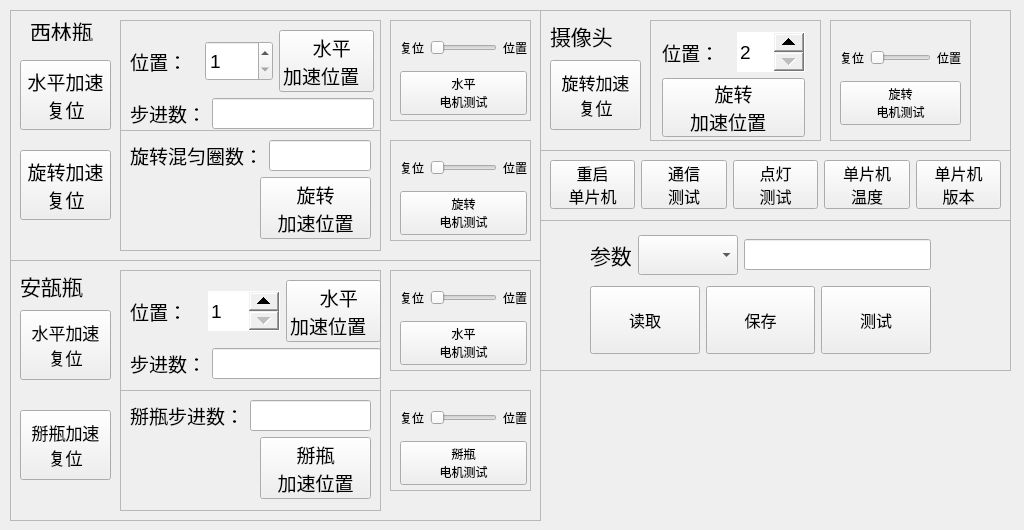
<?xml version="1.0" encoding="UTF-8"?>
<ui version="4.0">
 <class>VialView</class>
 <widget class="QWidget" name="VialView">
  <property name="geometry">
   <rect>
    <x>0</x>
    <y>0</y>
    <width>1024</width>
    <height>530</height>
   </rect>
  </property>
  <property name="windowTitle">
   <string>Form</string>
  </property>
  <property name="autoFillBackground">
   <bool>true</bool>
  </property>
  <widget class="QFrame" name="frame">
   <property name="geometry">
    <rect>
     <x>10</x>
     <y>10</y>
     <width>531</width>
     <height>251</height>
    </rect>
   </property>
   <property name="frameShape">
    <enum>QFrame::StyledPanel</enum>
   </property>
   <property name="frameShadow">
    <enum>QFrame::Raised</enum>
   </property>
   <widget class="QFrame" name="frame_2">
    <property name="geometry">
     <rect>
      <x>110</x>
      <y>10</y>
      <width>261</width>
      <height>111</height>
     </rect>
    </property>
    <property name="frameShape">
     <enum>QFrame::StyledPanel</enum>
    </property>
    <property name="frameShadow">
     <enum>QFrame::Raised</enum>
    </property>
    <widget class="QWidget" name="layoutWidget_1">
     <property name="geometry">
      <rect>
       <x>10</x>
       <y>10</y>
       <width>244</width>
       <height>99</height>
      </rect>
     </property>
     <layout class="QVBoxLayout" name="verticalLayout_1">
      <item>
       <layout class="QHBoxLayout" name="horizontalLayout_1">
        <item>
         <widget class="QLabel" name="label_2">
          <property name="font">
           <font>
            <pointsize>14</pointsize>
           </font>
          </property>
          <property name="text">
           <string>位置：</string>
          </property>
         </widget>
        </item>
        <item>
         <widget class="QSpinBox" name="VialHorizSpin">
          <property name="minimumSize">
           <size>
            <width>0</width>
            <height>40</height>
           </size>
          </property>
          <property name="font">
           <font>
            <pointsize>14</pointsize>
           </font>
          </property>
          <property name="minimum">
           <number>1</number>
          </property>
          <property name="maximum">
           <number>6</number>
          </property>
         </widget>
        </item>
        <item>
         <widget class="QPushButton" name="VialHSetButton">
          <property name="font">
           <font>
            <pointsize>14</pointsize>
            <kerning>true</kerning>
           </font>
          </property>
          <property name="text">
           <string>  水平
加速位置  </string>
          </property>
         </widget>
        </item>
       </layout>
      </item>
      <item>
       <layout class="QHBoxLayout" name="horizontalLayout_2">
        <item>
         <widget class="QLabel" name="label">
          <property name="font">
           <font>
            <pointsize>14</pointsize>
           </font>
          </property>
          <property name="text">
           <string>步进数：</string>
          </property>
         </widget>
        </item>
        <item>
         <widget class="QLineEdit" name="VialHorizEdit">
          <property name="font">
           <font>
            <pointsize>14</pointsize>
           </font>
          </property>
         </widget>
        </item>
       </layout>
      </item>
     </layout>
    </widget>
   </widget>
   <widget class="QPushButton" name="VialRouteResetButton">
    <property name="geometry">
     <rect>
      <x>10</x>
      <y>140</y>
      <width>91</width>
      <height>70</height>
     </rect>
    </property>
    <property name="font">
     <font>
      <pointsize>14</pointsize>
     </font>
    </property>
    <property name="text">
     <string>旋转加速
复位</string>
    </property>
   </widget>
   <widget class="QFrame" name="frame_3">
    <property name="geometry">
     <rect>
      <x>110</x>
      <y>120</y>
      <width>261</width>
      <height>121</height>
     </rect>
    </property>
    <property name="frameShape">
     <enum>QFrame::StyledPanel</enum>
    </property>
    <property name="frameShadow">
     <enum>QFrame::Raised</enum>
    </property>
    <widget class="QWidget" name="layoutWidget_2">
     <property name="geometry">
      <rect>
       <x>10</x>
       <y>10</y>
       <width>241</width>
       <height>99</height>
      </rect>
     </property>
     <layout class="QVBoxLayout" name="verticalLayout">
      <item>
       <layout class="QHBoxLayout" name="horizontalLayout">
        <item>
         <widget class="QLabel" name="label_3">
          <property name="font">
           <font>
            <pointsize>14</pointsize>
           </font>
          </property>
          <property name="text">
           <string>旋转混匀圈数：</string>
          </property>
         </widget>
        </item>
        <item>
         <widget class="QLineEdit" name="VialRouteEdit">
          <property name="font">
           <font>
            <pointsize>14</pointsize>
           </font>
          </property>
          <property name="frame">
           <bool>true</bool>
          </property>
         </widget>
        </item>
       </layout>
      </item>
      <item>
       <layout class="QHBoxLayout" name="horizontalLayout_3">
        <item>
         <spacer name="horizontalSpacer_2">
          <property name="orientation">
           <enum>Qt::Horizontal</enum>
          </property>
          <property name="sizeType">
           <enum>QSizePolicy::Fixed</enum>
          </property>
          <property name="sizeHint" stdset="0">
           <size>
            <width>130</width>
            <height>30</height>
           </size>
          </property>
         </spacer>
        </item>
        <item>
         <widget class="QPushButton" name="VialRouteSetButton">
          <property name="font">
           <font>
            <pointsize>14</pointsize>
           </font>
          </property>
          <property name="text">
           <string>旋转
加速位置</string>
          </property>
         </widget>
        </item>
       </layout>
      </item>
     </layout>
    </widget>
   </widget>
   <widget class="QPushButton" name="VialHResetButton">
    <property name="geometry">
     <rect>
      <x>10</x>
      <y>50</y>
      <width>91</width>
      <height>70</height>
     </rect>
    </property>
    <property name="font">
     <font>
      <pointsize>14</pointsize>
      <kerning>true</kerning>
     </font>
    </property>
    <property name="autoFillBackground">
     <bool>false</bool>
    </property>
    <property name="text">
     <string>水平加速
复位</string>
    </property>
    <property name="autoRepeat">
     <bool>false</bool>
    </property>
    <property name="autoExclusive">
     <bool>false</bool>
    </property>
    <property name="autoDefault">
     <bool>false</bool>
    </property>
   </widget>
   <widget class="QLabel" name="label_4">
    <property name="geometry">
     <rect>
      <x>20</x>
      <y>10</y>
      <width>81</width>
      <height>21</height>
     </rect>
    </property>
    <property name="font">
     <font>
      <pointsize>16</pointsize>
     </font>
    </property>
    <property name="text">
     <string>西林瓶</string>
    </property>
   </widget>
   <widget class="QFrame" name="frame_7">
    <property name="geometry">
     <rect>
      <x>380</x>
      <y>10</y>
      <width>141</width>
      <height>101</height>
     </rect>
    </property>
    <property name="frameShape">
     <enum>QFrame::StyledPanel</enum>
    </property>
    <property name="frameShadow">
     <enum>QFrame::Raised</enum>
    </property>
    <widget class="QWidget" name="layoutWidget_3">
     <property name="geometry">
      <rect>
       <x>10</x>
       <y>10</y>
       <width>127</width>
       <height>85</height>
      </rect>
     </property>
     <layout class="QVBoxLayout" name="verticalLayout_3">
      <item>
       <layout class="QHBoxLayout" name="horizontalLayout_6">
        <item>
         <widget class="QLabel" name="label_8">
          <property name="text">
           <string>复位</string>
          </property>
         </widget>
        </item>
        <item>
         <widget class="QSlider" name="VialHorizSlider">
          <property name="minimumSize">
           <size>
            <width>50</width>
            <height>0</height>
           </size>
          </property>
          <property name="maximum">
           <number>1</number>
          </property>
          <property name="pageStep">
           <number>1</number>
          </property>
          <property name="orientation">
           <enum>Qt::Horizontal</enum>
          </property>
         </widget>
        </item>
        <item>
         <widget class="QLabel" name="label_9">
          <property name="text">
           <string>位置</string>
          </property>
         </widget>
        </item>
       </layout>
      </item>
      <item>
       <widget class="QPushButton" name="VialHTestButton">
        <property name="text">
         <string>水平
电机测试</string>
        </property>
       </widget>
      </item>
     </layout>
    </widget>
   </widget>
   <widget class="QFrame" name="frame_8">
    <property name="geometry">
     <rect>
      <x>380</x>
      <y>130</y>
      <width>141</width>
      <height>101</height>
     </rect>
    </property>
    <property name="frameShape">
     <enum>QFrame::StyledPanel</enum>
    </property>
    <property name="frameShadow">
     <enum>QFrame::Raised</enum>
    </property>
    <widget class="QWidget" name="layoutWidget_4">
     <property name="geometry">
      <rect>
       <x>10</x>
       <y>10</y>
       <width>127</width>
       <height>85</height>
      </rect>
     </property>
     <layout class="QVBoxLayout" name="verticalLayout_4">
      <item>
       <layout class="QHBoxLayout" name="horizontalLayout_7">
        <item>
         <widget class="QLabel" name="label_10">
          <property name="text">
           <string>复位</string>
          </property>
         </widget>
        </item>
        <item>
         <widget class="QSlider" name="VialRouteSlider">
          <property name="minimumSize">
           <size>
            <width>50</width>
            <height>0</height>
           </size>
          </property>
          <property name="maximum">
           <number>1</number>
          </property>
          <property name="pageStep">
           <number>1</number>
          </property>
          <property name="orientation">
           <enum>Qt::Horizontal</enum>
          </property>
         </widget>
        </item>
        <item>
         <widget class="QLabel" name="label_11">
          <property name="text">
           <string>位置</string>
          </property>
         </widget>
        </item>
       </layout>
      </item>
      <item>
       <widget class="QPushButton" name="VialRouteTestButton">
        <property name="text">
         <string>旋转
电机测试</string>
        </property>
       </widget>
      </item>
     </layout>
    </widget>
   </widget>
   <zorder>frame_7</zorder>
   <zorder>frame_2</zorder>
   <zorder>VialRouteResetButton</zorder>
   <zorder>frame_3</zorder>
   <zorder>VialHResetButton</zorder>
   <zorder>label_4</zorder>
   <zorder>frame_8</zorder>
  </widget>
  <widget class="QFrame" name="frame_4">
   <property name="geometry">
    <rect>
     <x>10</x>
     <y>260</y>
     <width>531</width>
     <height>261</height>
    </rect>
   </property>
   <property name="frameShape">
    <enum>QFrame::StyledPanel</enum>
   </property>
   <property name="frameShadow">
    <enum>QFrame::Raised</enum>
   </property>
   <widget class="QLabel" name="label_5">
    <property name="geometry">
     <rect>
      <x>10</x>
      <y>10</y>
      <width>71</width>
      <height>31</height>
     </rect>
    </property>
    <property name="font">
     <font>
      <pointsize>16</pointsize>
     </font>
    </property>
    <property name="text">
     <string>安瓿瓶</string>
    </property>
   </widget>
   <widget class="QPushButton" name="AnpuleHResetButton">
    <property name="geometry">
     <rect>
      <x>10</x>
      <y>50</y>
      <width>91</width>
      <height>70</height>
     </rect>
    </property>
    <property name="font">
     <font>
      <pointsize>13</pointsize>
      <kerning>true</kerning>
     </font>
    </property>
    <property name="text">
     <string>水平加速
复位</string>
    </property>
    <property name="autoRepeat">
     <bool>false</bool>
    </property>
    <property name="autoExclusive">
     <bool>false</bool>
    </property>
    <property name="autoDefault">
     <bool>false</bool>
    </property>
   </widget>
   <widget class="QFrame" name="frame_5">
    <property name="geometry">
     <rect>
      <x>110</x>
      <y>10</y>
      <width>261</width>
      <height>121</height>
     </rect>
    </property>
    <property name="frameShape">
     <enum>QFrame::StyledPanel</enum>
    </property>
    <property name="frameShadow">
     <enum>QFrame::Raised</enum>
    </property>
    <widget class="QWidget" name="layoutWidget_5">
     <property name="geometry">
      <rect>
       <x>10</x>
       <y>10</y>
       <width>251</width>
       <height>99</height>
      </rect>
     </property>
     <layout class="QVBoxLayout" name="verticalLayout_2">
      <item>
       <layout class="QHBoxLayout" name="horizontalLayout_4">
        <item>
         <widget class="QLabel" name="label_6">
          <property name="font">
           <font>
            <pointsize>14</pointsize>
           </font>
          </property>
          <property name="text">
           <string>位置：</string>
          </property>
         </widget>
        </item>
        <item>
         <widget class="QSpinBox" name="AnpuleHorizSpin">
          <property name="minimumSize">
           <size>
            <width>0</width>
            <height>40</height>
           </size>
          </property>
          <property name="font">
           <font>
            <pointsize>14</pointsize>
           </font>
          </property>
          <property name="styleSheet">
           <string notr="true">QSpinBox::up-button
{
 width: 30px;
}
QSpinBox::down-button
{
 width: 30px;
}
QSpinBox
{
 border-width: 1;
}</string>
          </property>
          <property name="minimum">
           <number>1</number>
          </property>
          <property name="maximum">
           <number>5</number>
          </property>
         </widget>
        </item>
        <item>
         <widget class="QPushButton" name="AnpuleHSetButton">
          <property name="font">
           <font>
            <pointsize>14</pointsize>
            <kerning>true</kerning>
           </font>
          </property>
          <property name="text">
           <string>  水平
加速位置  </string>
          </property>
         </widget>
        </item>
       </layout>
      </item>
      <item>
       <layout class="QHBoxLayout" name="horizontalLayout_5">
        <item>
         <widget class="QLabel" name="label_7">
          <property name="font">
           <font>
            <pointsize>14</pointsize>
           </font>
          </property>
          <property name="text">
           <string>步进数：</string>
          </property>
         </widget>
        </item>
        <item>
         <widget class="QLineEdit" name="AnpuleHorizEdit">
          <property name="font">
           <font>
            <pointsize>14</pointsize>
           </font>
          </property>
         </widget>
        </item>
       </layout>
      </item>
     </layout>
    </widget>
   </widget>
   <widget class="QPushButton" name="AnpuleBrokenResetButton">
    <property name="geometry">
     <rect>
      <x>10</x>
      <y>150</y>
      <width>91</width>
      <height>70</height>
     </rect>
    </property>
    <property name="font">
     <font>
      <pointsize>13</pointsize>
      <kerning>true</kerning>
     </font>
    </property>
    <property name="text">
     <string>掰瓶加速
复位</string>
    </property>
    <property name="autoRepeat">
     <bool>false</bool>
    </property>
    <property name="autoExclusive">
     <bool>false</bool>
    </property>
    <property name="autoDefault">
     <bool>false</bool>
    </property>
   </widget>
   <widget class="QFrame" name="frame_6">
    <property name="geometry">
     <rect>
      <x>110</x>
      <y>130</y>
      <width>261</width>
      <height>121</height>
     </rect>
    </property>
    <property name="frameShape">
     <enum>QFrame::StyledPanel</enum>
    </property>
    <property name="frameShadow">
     <enum>QFrame::Raised</enum>
    </property>
    <widget class="QWidget" name="layoutWidget_6">
     <property name="geometry">
      <rect>
       <x>10</x>
       <y>10</y>
       <width>241</width>
       <height>99</height>
      </rect>
     </property>
     <layout class="QVBoxLayout" name="verticalLayout_5">
      <item>
       <layout class="QHBoxLayout" name="horizontalLayout_10">
        <item>
         <widget class="QLabel" name="label_12">
          <property name="font">
           <font>
            <pointsize>14</pointsize>
           </font>
          </property>
          <property name="text">
           <string>掰瓶步进数：</string>
          </property>
         </widget>
        </item>
        <item>
         <widget class="QLineEdit" name="AnpuleBrokenEdit">
          <property name="font">
           <font>
            <pointsize>14</pointsize>
           </font>
          </property>
          <property name="frame">
           <bool>true</bool>
          </property>
         </widget>
        </item>
       </layout>
      </item>
      <item>
       <layout class="QHBoxLayout" name="horizontalLayout_11">
        <item>
         <spacer name="horizontalSpacer_4">
          <property name="orientation">
           <enum>Qt::Horizontal</enum>
          </property>
          <property name="sizeType">
           <enum>QSizePolicy::Fixed</enum>
          </property>
          <property name="sizeHint" stdset="0">
           <size>
            <width>130</width>
            <height>30</height>
           </size>
          </property>
         </spacer>
        </item>
        <item>
         <widget class="QPushButton" name="AnpuleBrokenSetButton">
          <property name="font">
           <font>
            <pointsize>14</pointsize>
           </font>
          </property>
          <property name="text">
           <string>掰瓶
加速位置</string>
          </property>
         </widget>
        </item>
       </layout>
      </item>
     </layout>
    </widget>
   </widget>
   <widget class="QFrame" name="frame_9">
    <property name="geometry">
     <rect>
      <x>380</x>
      <y>10</y>
      <width>141</width>
      <height>101</height>
     </rect>
    </property>
    <property name="frameShape">
     <enum>QFrame::StyledPanel</enum>
    </property>
    <property name="frameShadow">
     <enum>QFrame::Raised</enum>
    </property>
    <widget class="QWidget" name="layoutWidget_7">
     <property name="geometry">
      <rect>
       <x>10</x>
       <y>10</y>
       <width>127</width>
       <height>85</height>
      </rect>
     </property>
     <layout class="QVBoxLayout" name="verticalLayout_6">
      <item>
       <layout class="QHBoxLayout" name="horizontalLayout_8">
        <item>
         <widget class="QLabel" name="label_13">
          <property name="text">
           <string>复位</string>
          </property>
         </widget>
        </item>
        <item>
         <widget class="QSlider" name="AnpuleHorizSlider">
          <property name="minimumSize">
           <size>
            <width>50</width>
            <height>0</height>
           </size>
          </property>
          <property name="maximum">
           <number>1</number>
          </property>
          <property name="pageStep">
           <number>1</number>
          </property>
          <property name="orientation">
           <enum>Qt::Horizontal</enum>
          </property>
         </widget>
        </item>
        <item>
         <widget class="QLabel" name="label_14">
          <property name="text">
           <string>位置</string>
          </property>
         </widget>
        </item>
       </layout>
      </item>
      <item>
       <widget class="QPushButton" name="AnpuleHTestButton">
        <property name="text">
         <string>水平
电机测试</string>
        </property>
       </widget>
      </item>
     </layout>
    </widget>
   </widget>
   <widget class="QFrame" name="frame_10">
    <property name="geometry">
     <rect>
      <x>380</x>
      <y>130</y>
      <width>141</width>
      <height>101</height>
     </rect>
    </property>
    <property name="frameShape">
     <enum>QFrame::StyledPanel</enum>
    </property>
    <property name="frameShadow">
     <enum>QFrame::Raised</enum>
    </property>
    <widget class="QWidget" name="layoutWidget_8">
     <property name="geometry">
      <rect>
       <x>10</x>
       <y>10</y>
       <width>127</width>
       <height>85</height>
      </rect>
     </property>
     <layout class="QVBoxLayout" name="verticalLayout_7">
      <item>
       <layout class="QHBoxLayout" name="horizontalLayout_9">
        <item>
         <widget class="QLabel" name="label_15">
          <property name="text">
           <string>复位</string>
          </property>
         </widget>
        </item>
        <item>
         <widget class="QSlider" name="AnpuleBrokenSlider">
          <property name="minimumSize">
           <size>
            <width>50</width>
            <height>0</height>
           </size>
          </property>
          <property name="maximum">
           <number>1</number>
          </property>
          <property name="pageStep">
           <number>1</number>
          </property>
          <property name="orientation">
           <enum>Qt::Horizontal</enum>
          </property>
         </widget>
        </item>
        <item>
         <widget class="QLabel" name="label_16">
          <property name="text">
           <string>位置</string>
          </property>
         </widget>
        </item>
       </layout>
      </item>
      <item>
       <widget class="QPushButton" name="AnpuleBrokenTestButton">
        <property name="text">
         <string>掰瓶
电机测试</string>
        </property>
       </widget>
      </item>
     </layout>
    </widget>
   </widget>
  </widget>
  <widget class="QFrame" name="frame_11">
   <property name="geometry">
    <rect>
     <x>540</x>
     <y>10</y>
     <width>471</width>
     <height>141</height>
    </rect>
   </property>
   <property name="frameShape">
    <enum>QFrame::StyledPanel</enum>
   </property>
   <property name="frameShadow">
    <enum>QFrame::Raised</enum>
   </property>
   <widget class="QLabel" name="label_17">
    <property name="geometry">
     <rect>
      <x>10</x>
      <y>10</y>
      <width>71</width>
      <height>31</height>
     </rect>
    </property>
    <property name="font">
     <font>
      <pointsize>16</pointsize>
     </font>
    </property>
    <property name="text">
     <string>摄像头</string>
    </property>
   </widget>
   <widget class="QPushButton" name="CameraResetButton">
    <property name="geometry">
     <rect>
      <x>10</x>
      <y>50</y>
      <width>91</width>
      <height>70</height>
     </rect>
    </property>
    <property name="font">
     <font>
      <pointsize>13</pointsize>
      <kerning>true</kerning>
     </font>
    </property>
    <property name="text">
     <string>旋转加速
复位</string>
    </property>
    <property name="autoRepeat">
     <bool>false</bool>
    </property>
    <property name="autoExclusive">
     <bool>false</bool>
    </property>
    <property name="autoDefault">
     <bool>false</bool>
    </property>
   </widget>
   <widget class="QFrame" name="frame_12">
    <property name="geometry">
     <rect>
      <x>110</x>
      <y>10</y>
      <width>171</width>
      <height>121</height>
     </rect>
    </property>
    <property name="frameShape">
     <enum>QFrame::StyledPanel</enum>
    </property>
    <property name="frameShadow">
     <enum>QFrame::Raised</enum>
    </property>
    <widget class="QWidget" name="layoutWidget_9">
     <property name="geometry">
      <rect>
       <x>12</x>
       <y>12</y>
       <width>143</width>
       <height>105</height>
      </rect>
     </property>
     <layout class="QVBoxLayout" name="verticalLayout_8">
      <item>
       <layout class="QHBoxLayout" name="horizontalLayout_12">
        <item>
         <widget class="QLabel" name="label_18">
          <property name="font">
           <font>
            <pointsize>14</pointsize>
           </font>
          </property>
          <property name="text">
           <string>位置：</string>
          </property>
         </widget>
        </item>
        <item>
         <widget class="QSpinBox" name="CameraSpin">
          <property name="minimumSize">
           <size>
            <width>0</width>
            <height>40</height>
           </size>
          </property>
          <property name="font">
           <font>
            <pointsize>14</pointsize>
           </font>
          </property>
          <property name="styleSheet">
           <string notr="true">QSpinBox::up-button
{
 width: 30px;
}
QSpinBox::down-button
{
 width: 30px;
}
QSpinBox
{
 border-width: 1;
}</string>
          </property>
          <property name="minimum">
           <number>2</number>
          </property>
          <property name="maximum">
           <number>4</number>
          </property>
         </widget>
        </item>
       </layout>
      </item>
      <item>
       <widget class="QPushButton" name="CameraSetButton">
        <property name="font">
         <font>
          <pointsize>14</pointsize>
          <kerning>true</kerning>
         </font>
        </property>
        <property name="text">
         <string>旋转
加速位置  </string>
        </property>
       </widget>
      </item>
     </layout>
    </widget>
   </widget>
   <widget class="QFrame" name="frame_14">
    <property name="geometry">
     <rect>
      <x>290</x>
      <y>10</y>
      <width>141</width>
      <height>121</height>
     </rect>
    </property>
    <property name="frameShape">
     <enum>QFrame::StyledPanel</enum>
    </property>
    <property name="frameShadow">
     <enum>QFrame::Raised</enum>
    </property>
    <widget class="QWidget" name="layoutWidget_10">
     <property name="geometry">
      <rect>
       <x>10</x>
       <y>20</y>
       <width>121</width>
       <height>85</height>
      </rect>
     </property>
     <layout class="QVBoxLayout" name="verticalLayout_10">
      <item>
       <layout class="QHBoxLayout" name="horizontalLayout_16">
        <item>
         <widget class="QLabel" name="label_21">
          <property name="text">
           <string>复位</string>
          </property>
         </widget>
        </item>
        <item>
         <widget class="QSlider" name="CameraSlider">
          <property name="maximum">
           <number>1</number>
          </property>
          <property name="pageStep">
           <number>1</number>
          </property>
          <property name="orientation">
           <enum>Qt::Horizontal</enum>
          </property>
         </widget>
        </item>
        <item>
         <widget class="QLabel" name="label_22">
          <property name="text">
           <string>位置</string>
          </property>
         </widget>
        </item>
       </layout>
      </item>
      <item>
       <widget class="QPushButton" name="CameraTestButton">
        <property name="text">
         <string>旋转
电机测试</string>
        </property>
       </widget>
      </item>
     </layout>
    </widget>
   </widget>
  </widget>
  <widget class="QFrame" name="frame_13">
   <property name="geometry">
    <rect>
     <x>540</x>
     <y>150</y>
     <width>471</width>
     <height>71</height>
    </rect>
   </property>
   <property name="frameShape">
    <enum>QFrame::StyledPanel</enum>
   </property>
   <property name="frameShadow">
    <enum>QFrame::Raised</enum>
   </property>
   <widget class="QWidget" name="layoutWidget_11">
    <property name="geometry">
     <rect>
      <x>10</x>
      <y>10</y>
      <width>451</width>
      <height>49</height>
     </rect>
    </property>
    <layout class="QHBoxLayout" name="horizontalLayout_13">
     <item>
      <widget class="QPushButton" name="RebootPSOCButton">
       <property name="font">
        <font>
         <pointsize>12</pointsize>
        </font>
       </property>
       <property name="text">
        <string>重启
单片机</string>
       </property>
      </widget>
     </item>
     <item>
      <widget class="QPushButton" name="CommTestButton">
       <property name="font">
        <font>
         <pointsize>12</pointsize>
        </font>
       </property>
       <property name="text">
        <string>通信
测试</string>
       </property>
      </widget>
     </item>
     <item>
      <widget class="QPushButton" name="LedTestButton">
       <property name="font">
        <font>
         <pointsize>12</pointsize>
        </font>
       </property>
       <property name="text">
        <string>点灯
测试</string>
       </property>
      </widget>
     </item>
     <item>
      <widget class="QPushButton" name="PSOCTempButton">
       <property name="font">
        <font>
         <pointsize>12</pointsize>
        </font>
       </property>
       <property name="text">
        <string>单片机
温度</string>
       </property>
      </widget>
     </item>
     <item>
      <widget class="QPushButton" name="PSOCVerButton">
       <property name="font">
        <font>
         <pointsize>12</pointsize>
        </font>
       </property>
       <property name="text">
        <string>单片机
版本</string>
       </property>
      </widget>
     </item>
    </layout>
   </widget>
  </widget>
  <widget class="QFrame" name="frame_15">
   <property name="geometry">
    <rect>
     <x>540</x>
     <y>220</y>
     <width>471</width>
     <height>151</height>
    </rect>
   </property>
   <property name="frameShape">
    <enum>QFrame::StyledPanel</enum>
   </property>
   <property name="frameShadow">
    <enum>QFrame::Raised</enum>
   </property>
   <widget class="QWidget" name="layoutWidget">
    <property name="geometry">
     <rect>
      <x>50</x>
      <y>10</y>
      <width>341</width>
      <height>130</height>
     </rect>
    </property>
    <layout class="QVBoxLayout" name="verticalLayout_9">
     <item>
      <layout class="QHBoxLayout" name="horizontalLayout_14">
       <item>
        <widget class="QLabel" name="label_19">
         <property name="font">
          <font>
           <pointsize>16</pointsize>
          </font>
         </property>
         <property name="text">
          <string>参数</string>
         </property>
        </widget>
       </item>
       <item>
        <widget class="QComboBox" name="ParamComboBox">
         <property name="minimumSize">
          <size>
           <width>0</width>
           <height>40</height>
          </size>
         </property>
         <property name="font">
          <font>
           <pointsize>14</pointsize>
          </font>
         </property>
        </widget>
       </item>
       <item>
        <widget class="QLineEdit" name="ParamEdit">
         <property name="font">
          <font>
           <pointsize>14</pointsize>
          </font>
         </property>
        </widget>
       </item>
      </layout>
     </item>
     <item>
      <layout class="QHBoxLayout" name="horizontalLayout_15">
       <item>
        <widget class="QPushButton" name="ParamReadButton">
         <property name="font">
          <font>
           <pointsize>12</pointsize>
          </font>
         </property>
         <property name="text">
          <string>
读取
</string>
         </property>
        </widget>
       </item>
       <item>
        <widget class="QPushButton" name="ParamSaveButton">
         <property name="font">
          <font>
           <pointsize>12</pointsize>
          </font>
         </property>
         <property name="text">
          <string>
保存
</string>
         </property>
        </widget>
       </item>
       <item>
        <widget class="QPushButton" name="ParamTestButton">
         <property name="font">
          <font>
           <pointsize>12</pointsize>
          </font>
         </property>
         <property name="text">
          <string>
测试
</string>
         </property>
        </widget>
       </item>
      </layout>
     </item>
    </layout>
   </widget>
  </widget>
  <zorder>frame_4</zorder>
  <zorder>frame</zorder>
  <zorder>frame_11</zorder>
  <zorder>frame_13</zorder>
  <zorder>frame_15</zorder>
 </widget>
 <resources/>
 <connections/>
</ui>
